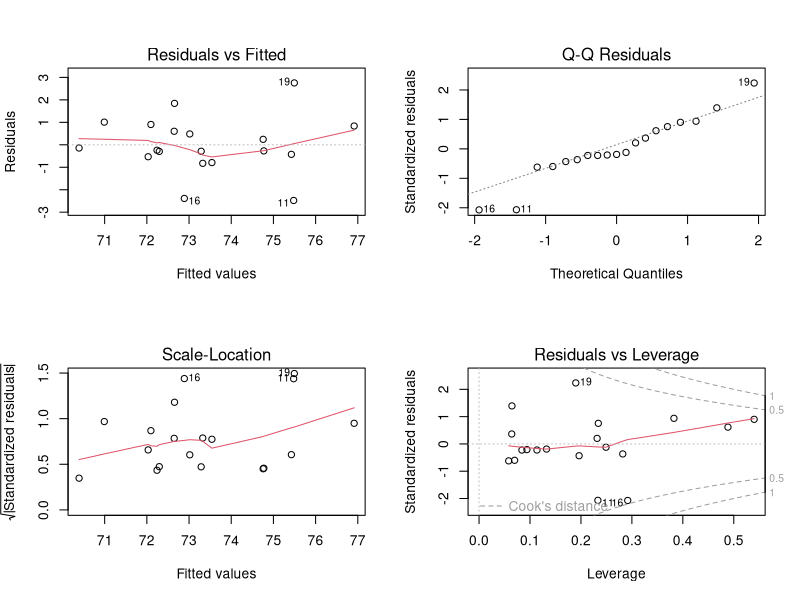
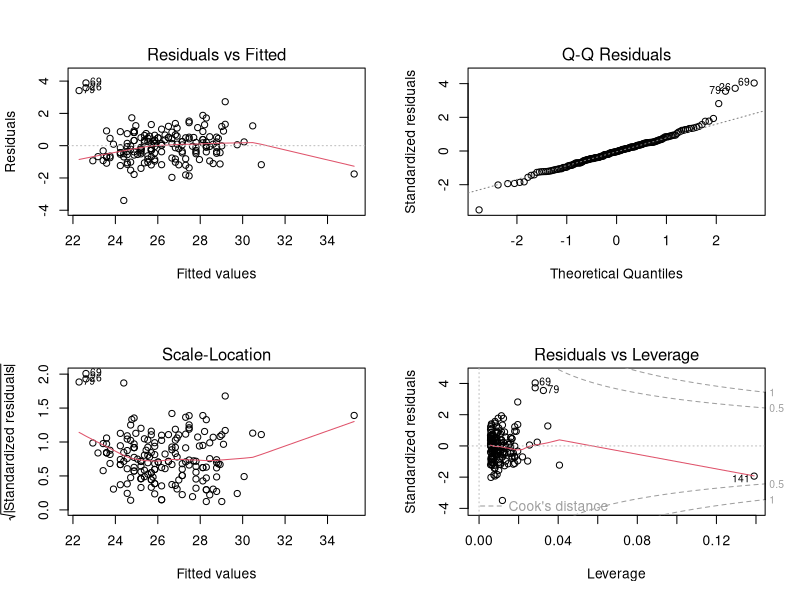
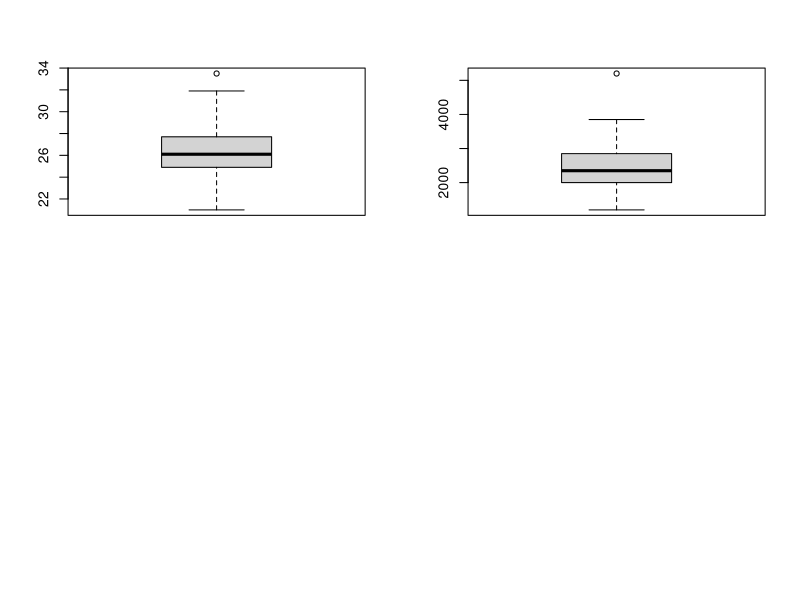

These charts were generated, in order, by the following R code:
setwd('E:/stat-visp/601')
z = read.csv("boxers.csv", header = TRUE, sep = ",")
model.nor = lm(height ~ chest.nor + chest.exp + reach, data=z)
summary(model.nor)

#par(mfrow=c(2,2))将plot()函数绘制的四幅图形组合在一个大的2×2的图中
par(mfrow=c(2,2))
plot(model.nor)


z = read.csv("diabetes.csv")
names(z)
t.test(A1Cdiff ~ Therapy, data=z, var.equal=TRUE, alternative="two.sided")
summary(lm(A1Cdiff ~ Therapy, data=z))
summary(lm(A1Cdiff ~ .-A1CBase - A1C52, data=z))


m = data.frame(
  a=c(1, 2, 3),
  b=c(1, -1, 10),
  y=c(2, 4, 6),
  stringsAsFactors=FALSE)
summary(lm(y~a, data = m))
summary(lm(y~a+b, data = m))

z = read.csv("blowdown.csv")
m = glm(Y ~ ., data=z, family='binomial')
summary(m)

z = read.csv("crab.csv")
z$color = as.factor(z$color)
z$spine = as.factor(z$spine)
summary(glm(satell ~ .-y, data=z, family = poisson))
#summary(glm(satell ~ .-y-weight, data=z, family = poisson))
#summary(glm(satell ~ .-y-width, data=z, family = poisson))
summary(lm(satell ~ .-y, data=z))
summary(lm(width ~ weight, data=z))
summary(lm(weight ~ width, data=z))
plot(lm(width ~ weight, data=z))
boxplot(z$width)
boxplot(z$weight)
